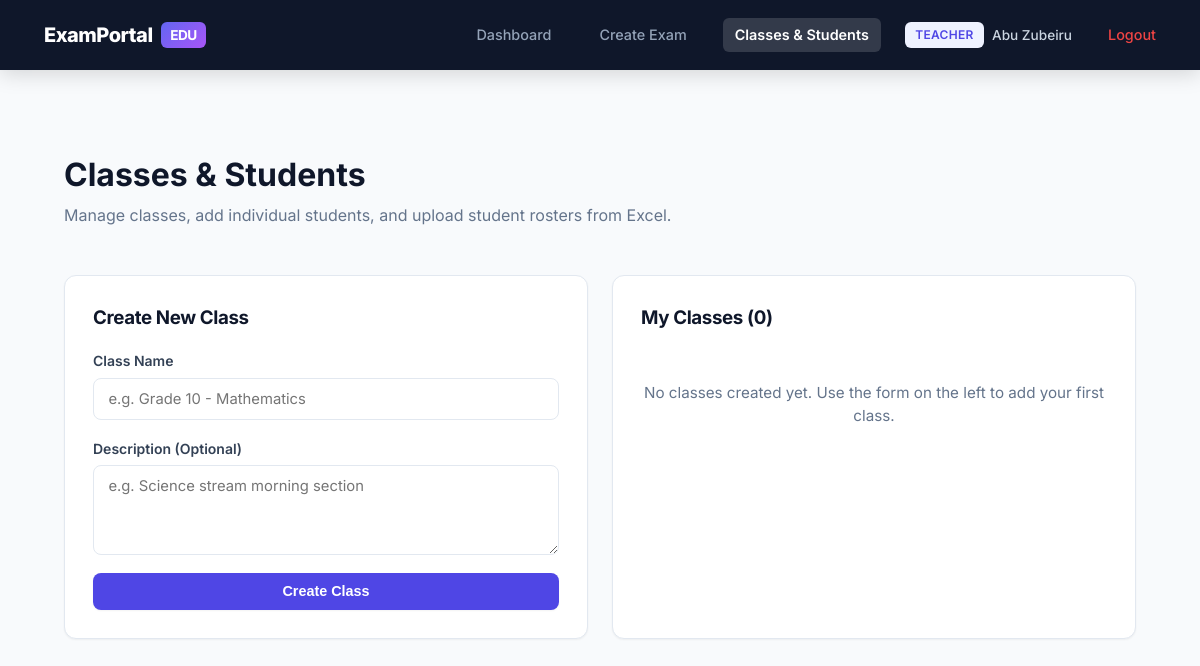
Before: /teacher/classes (signed in) with the older database file.
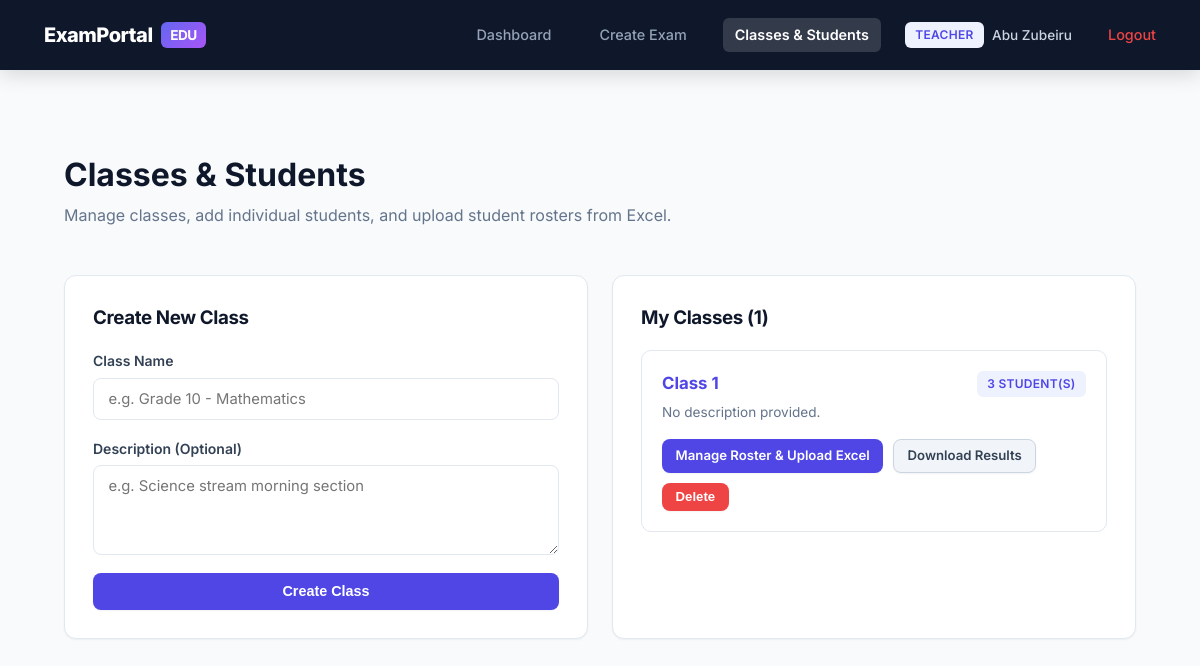
After: the same page with the newer database file.
### app/models/models.py (models this page shows, shortened)
class Class(db.Model):
    __tablename__ = "classes"
    id = db.Column(db.Integer, primary_key=True)
    name = db.Column(db.String(100), nullable=False)
    description = db.Column(db.Text)
    teacher_id = db.Column(db.Integer, db.ForeignKey("users.id"), nullable=False)
    created_at = db.Column(db.DateTime, default=datetime.utcnow)
    teacher = db.relationship("User", foreign_keys=[teacher_id], backref="classes_taught")
    students = db.relationship("User", secondary=class_students, backref="enrolled_classes")

### app/routes/teacher.py (the view, shortened to what this page needs)
@teacher_bp.route("/classes", methods=["GET", "POST"])
@login_required
@role_required("teacher")
def manage_classes():
    classes = Class.query.filter_by(teacher_id=current_user.id).order_by(Class.created_at.desc()).all()
    return render_template("teacher/classes.html", classes=classes)

### app/models/models.py (called while the page is built)
@login_manager.user_loader
def load_user(user_id):
    return User.query.get(int(user_id))

    @property
    def is_active(self):
        return self.is_active_account

    def is_admin(self):
        return self.role == "admin"

    def is_teacher(self):
        return self.role == "teacher"

### app/utils.py (called while the page is built)
def role_required(*roles):
    def decorator(view_func):
        @wraps(view_func)
        def wrapped(*args, **kwargs):
            if not current_user.is_authenticated or current_user.role not in roles:
                abort(403)
            return view_func(*args, **kwargs)
        return wrapped
    return decorator

### app/templates/teacher/classes.html (shortened to what this page needs)
{% extends "base.html" %}
{% block content %}
<div class="container">
  <div class="page-header">
    <div>
      <h1 style="margin-bottom:0.2rem;">Classes & Students</h1>
      <p style="color: var(--muted); margin-top:0;">Manage classes, add individual students, and upload student rosters from Excel.</p>
    </div>
  </div>
  <div class="grid grid-2">
    <div class="card">
      <h3>Create New Class</h3>
      <form method="POST" action="{{ url_for('teacher.manage_classes') }}">
        <div class="form-row">
          <label for="name">Class Name</label>
          <input type="text" id="name" name="name" placeholder="e.g. Grade 10 - Mathematics" required>
        </div>
        <div class="form-row">
          <label for="description">Description (Optional)</label>
          <textarea id="description" name="description" placeholder="e.g. Science stream morning section"></textarea>
        </div>
        <button type="submit" class="btn">Create Class</button>
      </form>
    </div>
    <div class="card">
      <h3>My Classes ({{ classes|length }})</h3>
      {% if classes %}
        {% for c in classes %}
        <div style="border: 1px solid var(--border); border-radius: 10px; padding: 1.25rem; margin-bottom: 0.85rem; background: #ffffff;">
          <div style="display: flex; justify-content: space-between; align-items: flex-start;">
            <div>
              <h4 style="margin: 0 0 0.35rem 0; font-size: 1.05rem;">
                <a href="{{ url_for('teacher.class_detail', class_id=c.id) }}" style="color: var(--primary); text-decoration: none; font-weight: 700;">
                  {{ c.name }}
                </a>
              </h4>
              <p style="font-size: 0.85rem; color: var(--muted); margin: 0;">
                {{ c.description or "No description provided." }}
              </p>
            </div>
            <span class="badge">
              {{ c.students|length }} student(s)
            </span>
          </div>
          <div class="actions" style="margin-top: 1rem;">
            <a href="{{ url_for('teacher.class_detail', class_id=c.id) }}" class="btn btn-sm">Manage Roster & Upload Excel</a>
            <a href="{{ url_for('teacher.export_class_results', class_id=c.id) }}" class="btn btn-sm btn-secondary">Download Results</a>
            <form method="POST" action="{{ url_for('teacher.delete_class', class_id=c.id) }}" onsubmit="return confirm('Delete this class?');" style="display:inline;">
              <button type="submit" class="btn btn-sm btn-danger">Delete</button>
            </form>
          </div>
        </div>
        {% endfor %}
      {% else %}
        <p class="empty-state" style="padding: 2rem 0;">No classes created yet. Use the form on the left to add your first class.</p>
      {% endif %}
    </div>
  </div>
</div>
{% endblock %}

Changed rows visible on the page:
added Class: name "Class 1", description "No description provided.", students|length "3"
Other visible differences:
{{ classes|length }}: "0" → "1"
text no longer shown: "No classes created yet. Use the form on the left to add your first class."
